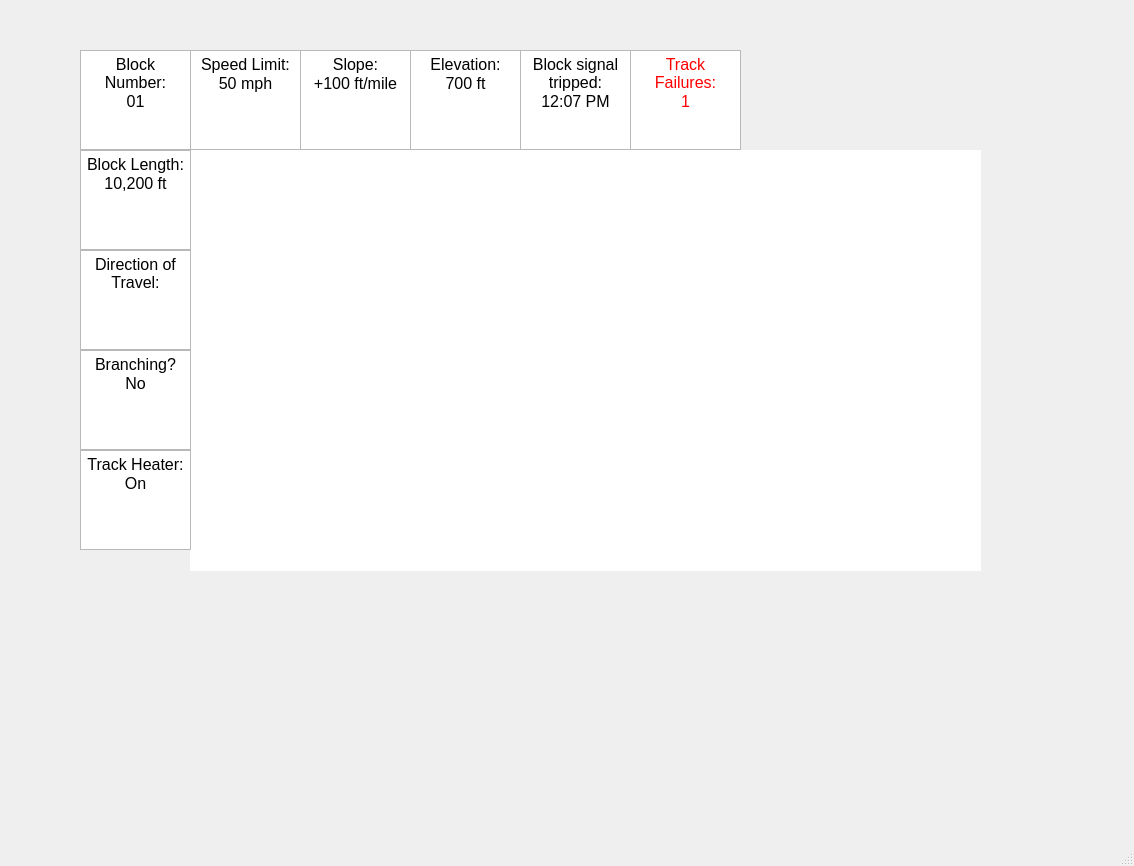
<?xml version="1.0" encoding="UTF-8"?>
<ui version="4.0">
 <class>MainWindow</class>
 <widget class="QMainWindow" name="MainWindow">
  <property name="geometry">
   <rect>
    <x>0</x>
    <y>0</y>
    <width>1134</width>
    <height>866</height>
   </rect>
  </property>
  <property name="windowTitle">
   <string>MainWindow</string>
  </property>
  <widget class="QWidget" name="centralwidget">
   <widget class="QLabel" name="label_2">
    <property name="geometry">
     <rect>
      <x>190</x>
      <y>150</y>
      <width>791</width>
      <height>421</height>
     </rect>
    </property>
    <property name="font">
     <font>
      <pointsize>12</pointsize>
     </font>
    </property>
    <property name="styleSheet">
     <string notr="true">selection-color: rgb(85, 255, 0);
background-color: rgb(255, 255, 255);</string>
    </property>
    <property name="text">
     <string/>
    </property>
    <property name="pixmap">
     <pixmap>GUI stuff/Track_1.svg</pixmap>
    </property>
    <property name="scaledContents">
     <bool>true</bool>
    </property>
    <property name="alignment">
     <set>Qt::AlignLeading|Qt::AlignLeft|Qt::AlignTop</set>
    </property>
   </widget>
   <widget class="QTextEdit" name="textEdit">
    <property name="geometry">
     <rect>
      <x>80</x>
      <y>50</y>
      <width>111</width>
      <height>100</height>
     </rect>
    </property>
    <property name="html">
     <string>&lt;!DOCTYPE HTML PUBLIC &quot;-//W3C//DTD HTML 4.0//EN&quot; &quot;http://www.w3.org/TR/REC-html40/strict.dtd&quot;&gt;
&lt;html&gt;&lt;head&gt;&lt;meta name=&quot;qrichtext&quot; content=&quot;1&quot; /&gt;&lt;style type=&quot;text/css&quot;&gt;
p, li { white-space: pre-wrap; }
&lt;/style&gt;&lt;/head&gt;&lt;body style=&quot; font-family:'MS Shell Dlg 2'; font-size:8pt; font-weight:400; font-style:normal;&quot;&gt;
&lt;p align=&quot;center&quot; style=&quot; margin-top:0px; margin-bottom:0px; margin-left:0px; margin-right:0px; -qt-block-indent:0; text-indent:0px;&quot;&gt;&lt;span style=&quot; font-size:12pt;&quot;&gt;Block Number:&lt;/span&gt;&lt;/p&gt;
&lt;p align=&quot;center&quot; style=&quot; margin-top:0px; margin-bottom:0px; margin-left:0px; margin-right:0px; -qt-block-indent:0; text-indent:0px;&quot;&gt;&lt;span style=&quot; font-size:12pt;&quot;&gt;01&lt;/span&gt;&lt;/p&gt;&lt;/body&gt;&lt;/html&gt;</string>
    </property>
   </widget>
   <widget class="QTextEdit" name="textEdit_2">
    <property name="geometry">
     <rect>
      <x>80</x>
      <y>350</y>
      <width>111</width>
      <height>100</height>
     </rect>
    </property>
    <property name="html">
     <string>&lt;!DOCTYPE HTML PUBLIC &quot;-//W3C//DTD HTML 4.0//EN&quot; &quot;http://www.w3.org/TR/REC-html40/strict.dtd&quot;&gt;
&lt;html&gt;&lt;head&gt;&lt;meta name=&quot;qrichtext&quot; content=&quot;1&quot; /&gt;&lt;style type=&quot;text/css&quot;&gt;
p, li { white-space: pre-wrap; }
&lt;/style&gt;&lt;/head&gt;&lt;body style=&quot; font-family:'MS Shell Dlg 2'; font-size:8pt; font-weight:400; font-style:normal;&quot;&gt;
&lt;p align=&quot;center&quot; style=&quot; margin-top:0px; margin-bottom:0px; margin-left:0px; margin-right:0px; -qt-block-indent:0; text-indent:0px;&quot;&gt;&lt;span style=&quot; font-size:12pt;&quot;&gt;Branching?&lt;/span&gt;&lt;/p&gt;
&lt;p align=&quot;center&quot; style=&quot; margin-top:0px; margin-bottom:0px; margin-left:0px; margin-right:0px; -qt-block-indent:0; text-indent:0px;&quot;&gt;&lt;span style=&quot; font-size:12pt;&quot;&gt;No&lt;/span&gt;&lt;/p&gt;&lt;/body&gt;&lt;/html&gt;</string>
    </property>
   </widget>
   <widget class="QTextEdit" name="textEdit_3">
    <property name="geometry">
     <rect>
      <x>80</x>
      <y>250</y>
      <width>111</width>
      <height>100</height>
     </rect>
    </property>
    <property name="html">
     <string>&lt;!DOCTYPE HTML PUBLIC &quot;-//W3C//DTD HTML 4.0//EN&quot; &quot;http://www.w3.org/TR/REC-html40/strict.dtd&quot;&gt;
&lt;html&gt;&lt;head&gt;&lt;meta name=&quot;qrichtext&quot; content=&quot;1&quot; /&gt;&lt;style type=&quot;text/css&quot;&gt;
p, li { white-space: pre-wrap; }
&lt;/style&gt;&lt;/head&gt;&lt;body style=&quot; font-family:'MS Shell Dlg 2'; font-size:8pt; font-weight:400; font-style:normal;&quot;&gt;
&lt;p align=&quot;center&quot; style=&quot; margin-top:0px; margin-bottom:0px; margin-left:0px; margin-right:0px; -qt-block-indent:0; text-indent:0px;&quot;&gt;&lt;span style=&quot; font-size:12pt;&quot;&gt;Direction of Travel:&lt;/span&gt;&lt;/p&gt;
&lt;p align=&quot;center&quot; style=&quot;-qt-paragraph-type:empty; margin-top:0px; margin-bottom:0px; margin-left:0px; margin-right:0px; -qt-block-indent:0; text-indent:0px; font-size:12pt;&quot;&gt;&lt;br /&gt;&lt;/p&gt;&lt;/body&gt;&lt;/html&gt;</string>
    </property>
   </widget>
   <widget class="QTextEdit" name="textEdit_4">
    <property name="geometry">
     <rect>
      <x>80</x>
      <y>150</y>
      <width>111</width>
      <height>100</height>
     </rect>
    </property>
    <property name="html">
     <string>&lt;!DOCTYPE HTML PUBLIC &quot;-//W3C//DTD HTML 4.0//EN&quot; &quot;http://www.w3.org/TR/REC-html40/strict.dtd&quot;&gt;
&lt;html&gt;&lt;head&gt;&lt;meta name=&quot;qrichtext&quot; content=&quot;1&quot; /&gt;&lt;style type=&quot;text/css&quot;&gt;
p, li { white-space: pre-wrap; }
&lt;/style&gt;&lt;/head&gt;&lt;body style=&quot; font-family:'MS Shell Dlg 2'; font-size:8pt; font-weight:400; font-style:normal;&quot;&gt;
&lt;p align=&quot;center&quot; style=&quot; margin-top:0px; margin-bottom:0px; margin-left:0px; margin-right:0px; -qt-block-indent:0; text-indent:0px;&quot;&gt;&lt;span style=&quot; font-size:12pt;&quot;&gt;Block Length:&lt;/span&gt;&lt;/p&gt;
&lt;p align=&quot;center&quot; style=&quot; margin-top:0px; margin-bottom:0px; margin-left:0px; margin-right:0px; -qt-block-indent:0; text-indent:0px;&quot;&gt;&lt;span style=&quot; font-size:12pt;&quot;&gt;10,200 ft&lt;/span&gt;&lt;/p&gt;&lt;/body&gt;&lt;/html&gt;</string>
    </property>
   </widget>
   <widget class="QTextEdit" name="textEdit_5">
    <property name="geometry">
     <rect>
      <x>190</x>
      <y>50</y>
      <width>111</width>
      <height>100</height>
     </rect>
    </property>
    <property name="html">
     <string>&lt;!DOCTYPE HTML PUBLIC &quot;-//W3C//DTD HTML 4.0//EN&quot; &quot;http://www.w3.org/TR/REC-html40/strict.dtd&quot;&gt;
&lt;html&gt;&lt;head&gt;&lt;meta name=&quot;qrichtext&quot; content=&quot;1&quot; /&gt;&lt;style type=&quot;text/css&quot;&gt;
p, li { white-space: pre-wrap; }
&lt;/style&gt;&lt;/head&gt;&lt;body style=&quot; font-family:'MS Shell Dlg 2'; font-size:8pt; font-weight:400; font-style:normal;&quot;&gt;
&lt;p align=&quot;center&quot; style=&quot; margin-top:0px; margin-bottom:0px; margin-left:0px; margin-right:0px; -qt-block-indent:0; text-indent:0px;&quot;&gt;&lt;span style=&quot; font-size:12pt;&quot;&gt;Speed Limit:&lt;/span&gt;&lt;/p&gt;
&lt;p align=&quot;center&quot; style=&quot; margin-top:0px; margin-bottom:0px; margin-left:0px; margin-right:0px; -qt-block-indent:0; text-indent:0px;&quot;&gt;&lt;span style=&quot; font-size:12pt;&quot;&gt;50 mph&lt;/span&gt;&lt;/p&gt;&lt;/body&gt;&lt;/html&gt;</string>
    </property>
   </widget>
   <widget class="QTextEdit" name="textEdit_6">
    <property name="geometry">
     <rect>
      <x>80</x>
      <y>450</y>
      <width>111</width>
      <height>100</height>
     </rect>
    </property>
    <property name="html">
     <string>&lt;!DOCTYPE HTML PUBLIC &quot;-//W3C//DTD HTML 4.0//EN&quot; &quot;http://www.w3.org/TR/REC-html40/strict.dtd&quot;&gt;
&lt;html&gt;&lt;head&gt;&lt;meta name=&quot;qrichtext&quot; content=&quot;1&quot; /&gt;&lt;style type=&quot;text/css&quot;&gt;
p, li { white-space: pre-wrap; }
&lt;/style&gt;&lt;/head&gt;&lt;body style=&quot; font-family:'MS Shell Dlg 2'; font-size:8pt; font-weight:400; font-style:normal;&quot;&gt;
&lt;p align=&quot;center&quot; style=&quot; margin-top:0px; margin-bottom:0px; margin-left:0px; margin-right:0px; -qt-block-indent:0; text-indent:0px;&quot;&gt;&lt;span style=&quot; font-size:12pt;&quot;&gt;Track Heater:&lt;/span&gt;&lt;/p&gt;
&lt;p align=&quot;center&quot; style=&quot; margin-top:0px; margin-bottom:0px; margin-left:0px; margin-right:0px; -qt-block-indent:0; text-indent:0px;&quot;&gt;&lt;span style=&quot; font-size:12pt;&quot;&gt;On&lt;/span&gt;&lt;/p&gt;&lt;/body&gt;&lt;/html&gt;</string>
    </property>
   </widget>
   <widget class="QTextEdit" name="textEdit_7">
    <property name="geometry">
     <rect>
      <x>630</x>
      <y>50</y>
      <width>111</width>
      <height>100</height>
     </rect>
    </property>
    <property name="html">
     <string>&lt;!DOCTYPE HTML PUBLIC &quot;-//W3C//DTD HTML 4.0//EN&quot; &quot;http://www.w3.org/TR/REC-html40/strict.dtd&quot;&gt;
&lt;html&gt;&lt;head&gt;&lt;meta name=&quot;qrichtext&quot; content=&quot;1&quot; /&gt;&lt;style type=&quot;text/css&quot;&gt;
p, li { white-space: pre-wrap; }
&lt;/style&gt;&lt;/head&gt;&lt;body style=&quot; font-family:'MS Shell Dlg 2'; font-size:8pt; font-weight:400; font-style:normal;&quot;&gt;
&lt;p align=&quot;center&quot; style=&quot; margin-top:0px; margin-bottom:0px; margin-left:0px; margin-right:0px; -qt-block-indent:0; text-indent:0px;&quot;&gt;&lt;span style=&quot; font-size:12pt; color:#ff0000;&quot;&gt;Track Failures:&lt;/span&gt;&lt;/p&gt;
&lt;p align=&quot;center&quot; style=&quot; margin-top:0px; margin-bottom:0px; margin-left:0px; margin-right:0px; -qt-block-indent:0; text-indent:0px;&quot;&gt;&lt;span style=&quot; font-size:12pt; color:#ff0000;&quot;&gt;1&lt;/span&gt;&lt;/p&gt;&lt;/body&gt;&lt;/html&gt;</string>
    </property>
   </widget>
   <widget class="QTextEdit" name="textEdit_8">
    <property name="geometry">
     <rect>
      <x>520</x>
      <y>50</y>
      <width>111</width>
      <height>100</height>
     </rect>
    </property>
    <property name="html">
     <string>&lt;!DOCTYPE HTML PUBLIC &quot;-//W3C//DTD HTML 4.0//EN&quot; &quot;http://www.w3.org/TR/REC-html40/strict.dtd&quot;&gt;
&lt;html&gt;&lt;head&gt;&lt;meta name=&quot;qrichtext&quot; content=&quot;1&quot; /&gt;&lt;style type=&quot;text/css&quot;&gt;
p, li { white-space: pre-wrap; }
&lt;/style&gt;&lt;/head&gt;&lt;body style=&quot; font-family:'MS Shell Dlg 2'; font-size:8pt; font-weight:400; font-style:normal;&quot;&gt;
&lt;p align=&quot;center&quot; style=&quot; margin-top:0px; margin-bottom:0px; margin-left:0px; margin-right:0px; -qt-block-indent:0; text-indent:0px;&quot;&gt;&lt;span style=&quot; font-size:12pt;&quot;&gt;Block signal tripped:&lt;/span&gt;&lt;/p&gt;
&lt;p align=&quot;center&quot; style=&quot; margin-top:0px; margin-bottom:0px; margin-left:0px; margin-right:0px; -qt-block-indent:0; text-indent:0px;&quot;&gt;&lt;span style=&quot; font-size:12pt;&quot;&gt;12:07 PM&lt;/span&gt;&lt;/p&gt;&lt;/body&gt;&lt;/html&gt;</string>
    </property>
   </widget>
   <widget class="QTextEdit" name="textEdit_9">
    <property name="geometry">
     <rect>
      <x>410</x>
      <y>50</y>
      <width>111</width>
      <height>100</height>
     </rect>
    </property>
    <property name="html">
     <string>&lt;!DOCTYPE HTML PUBLIC &quot;-//W3C//DTD HTML 4.0//EN&quot; &quot;http://www.w3.org/TR/REC-html40/strict.dtd&quot;&gt;
&lt;html&gt;&lt;head&gt;&lt;meta name=&quot;qrichtext&quot; content=&quot;1&quot; /&gt;&lt;style type=&quot;text/css&quot;&gt;
p, li { white-space: pre-wrap; }
&lt;/style&gt;&lt;/head&gt;&lt;body style=&quot; font-family:'MS Shell Dlg 2'; font-size:8pt; font-weight:400; font-style:normal;&quot;&gt;
&lt;p align=&quot;center&quot; style=&quot; margin-top:0px; margin-bottom:0px; margin-left:0px; margin-right:0px; -qt-block-indent:0; text-indent:0px;&quot;&gt;&lt;span style=&quot; font-size:12pt;&quot;&gt;Elevation:&lt;/span&gt;&lt;/p&gt;
&lt;p align=&quot;center&quot; style=&quot; margin-top:0px; margin-bottom:0px; margin-left:0px; margin-right:0px; -qt-block-indent:0; text-indent:0px;&quot;&gt;&lt;span style=&quot; font-size:12pt;&quot;&gt;700 ft&lt;/span&gt;&lt;/p&gt;&lt;/body&gt;&lt;/html&gt;</string>
    </property>
   </widget>
   <widget class="QTextEdit" name="textEdit_10">
    <property name="geometry">
     <rect>
      <x>300</x>
      <y>50</y>
      <width>111</width>
      <height>100</height>
     </rect>
    </property>
    <property name="html">
     <string>&lt;!DOCTYPE HTML PUBLIC &quot;-//W3C//DTD HTML 4.0//EN&quot; &quot;http://www.w3.org/TR/REC-html40/strict.dtd&quot;&gt;
&lt;html&gt;&lt;head&gt;&lt;meta name=&quot;qrichtext&quot; content=&quot;1&quot; /&gt;&lt;style type=&quot;text/css&quot;&gt;
p, li { white-space: pre-wrap; }
&lt;/style&gt;&lt;/head&gt;&lt;body style=&quot; font-family:'MS Shell Dlg 2'; font-size:8pt; font-weight:400; font-style:normal;&quot;&gt;
&lt;p align=&quot;center&quot; style=&quot; margin-top:0px; margin-bottom:0px; margin-left:0px; margin-right:0px; -qt-block-indent:0; text-indent:0px;&quot;&gt;&lt;span style=&quot; font-size:12pt;&quot;&gt;Slope:&lt;/span&gt;&lt;/p&gt;
&lt;p align=&quot;center&quot; style=&quot; margin-top:0px; margin-bottom:0px; margin-left:0px; margin-right:0px; -qt-block-indent:0; text-indent:0px;&quot;&gt;&lt;span style=&quot; font-size:12pt;&quot;&gt;+100 ft/mile&lt;/span&gt;&lt;/p&gt;&lt;/body&gt;&lt;/html&gt;</string>
    </property>
   </widget>
  </widget>
  <widget class="QMenuBar" name="menubar">
   <property name="geometry">
    <rect>
     <x>0</x>
     <y>0</y>
     <width>1134</width>
     <height>22</height>
    </rect>
   </property>
  </widget>
  <widget class="QStatusBar" name="statusbar"/>
 </widget>
 <resources/>
 <connections/>
</ui>
